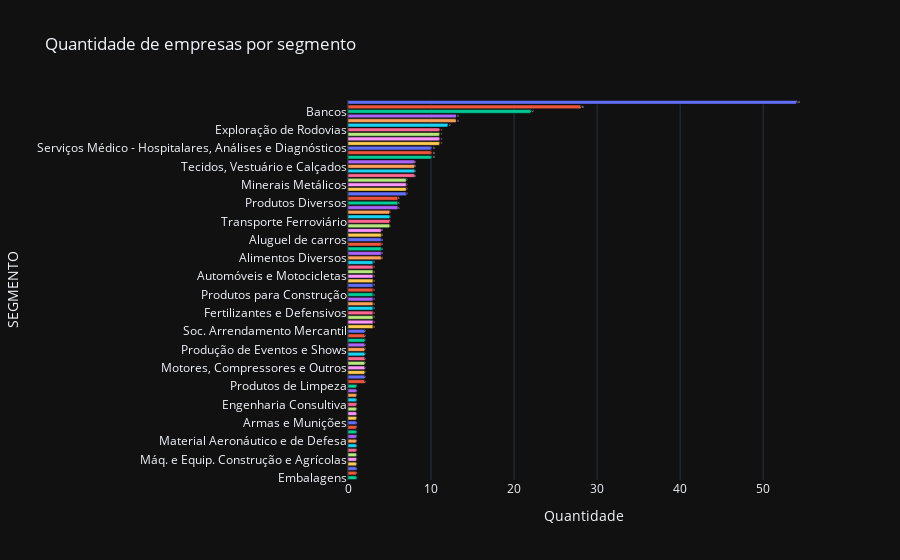

This figure's notebook cell:
### Markdown cell above
### Frequência

### Code cell
# Plot gráfico da frequência absoluta da variável
fig = px.bar(template="plotly_dark",
             title= 'Quantidade de empresas por segmento', 
             data_frame=f, 
             x='QTD', 
             y='SEGMENTO', 
             orientation='h',
             color='SEGMENTO',
             text_auto=True)
fig.update_traces(hovertemplate=None)
fig.update_layout(hovermode='y')
fig.update(layout_showlegend=False)
fig.update_xaxes(title_text='Quantidade')
fig.show()

### Figure 1 — Plotly figure (JSON) as saved in the notebook; plotly's stock layout.template omitted (floating-point values rounded to 4 significant figures)
{"data": [{"alignmentgroup": "True", "legendgroup": "Energia Elétrica", "marker": {"color": "#636efa", "pattern": {"shape": ""}}, "name": "Energia Elétrica", "offsetgroup": "Energia Elétrica", "orientation": "h", "showlegend": true, "textposition": "auto", "texttemplate": "%{x}", "type": "bar", "x": [54], "xaxis": "x", "y": ["Energia Elétrica"], "yaxis": "y"}, {"alignmentgroup": "True", "legendgroup": "Incorporações", "marker": {"color": "#EF553B", "pattern": {"shape": ""}}, "name": "Incorporações", "offsetgroup": "Incorporações", "orientation": "h", "showlegend": true, "textposition": "auto", "texttemplate": "%{x}", "type": "bar", "x": [28], "xaxis": "x", "y": ["Incorporações"], "yaxis": "y"}, {"alignmentgroup": "True", "legendgroup": "Bancos", "marker": {"color": "#00cc96", "pattern": {"shape": ""}}, "name": "Bancos", "offsetgroup": "Bancos", "orientation": "h", "showlegend": true, "textposition": "auto", "texttemplate": "%{x}", "type": "bar", "x": [22], "xaxis": "x", "y": ["Bancos"], "yaxis": "y"}, {"alignmentgroup": "True", "legendgroup": "Outros", "marker": {"color": "#ab63fa", "pattern": {"shape": ""}}, "name": "Outros", "offsetgroup": "Outros", "orientation": "h", "showlegend": true, "textposition": "auto", "texttemplate": "%{x}", "type": "bar", "x": [13], "xaxis": "x", "y": ["Outros"], "yaxis": "y"}, {"alignmentgroup": "True", "legendgroup": "Programas e Serviços", "marker": {"color": "#FFA15A", "pattern": {"shape": ""}}, "name": "Programas e Serviços", "offsetgroup": "Programas e Serviços", "orientation": "h", "showlegend": true, "textposition": "auto", "texttemplate": "%{x}", "type": "bar", "x": [13], "xaxis": "x", "y": ["Programas e Serviços"], "yaxis": "y"}, {"alignmentgroup": "True", "legendgroup": "Exploração de Imóveis", "marker": {"color": "#19d3f3", "pattern": {"shape": ""}}, "name": "Exploração de Imóveis", "offsetgroup": "Exploração de Imóveis", "orientation": "h", "showlegend": true, "textposition": "auto", "texttemplate": "%{x}", "type": "bar", "x": [12], "xaxis": "x", "y": ["Exploração de Imóveis"], "yaxis": "y"}, {"alignmentgroup": "True", "legendgroup": "Exploração de Rodovias", "marker": {"color": "#FF6692", "pattern": {"shape": ""}}, "name": "Exploração de Rodovias", "offsetgroup": "Exploração de Rodovias", "orientation": "h", "showlegend": true, "textposition": "auto", "texttemplate": "%{x}", "type": "bar", "x": [11], "xaxis": "x", "y": ["Exploração de Rodovias"], "yaxis": "y"}, {"alignmentgroup": "True", "legendgroup": "Agricultura", "marker": {"color": "#B6E880", "pattern": {"shape": ""}}, "name": "Agricultura", "offsetgroup": "Agricultura", "orientation": "h", "showlegend": true, "textposition": "auto", "texttemplate": "%{x}", "type": "bar", "x": [11], "xaxis": "x", "y": ["Agricultura"], "yaxis": "y"}, {"alignmentgroup": "True", "legendgroup": "Medicamentos e Outros Produtos", "marker": {"color": "#FF97FF", "pattern": {"shape": ""}}, "name": "Medicamentos e Outros Produtos", "offsetgroup": "Medicamentos e Outros Produtos", "orientation": "h", "showlegend": true, "textposition": "auto", "texttemplate": "%{x}", "type": "bar", "x": [11], "xaxis": "x", "y": ["Medicamentos e Outros Produtos"], "yaxis": "y"}, {"alignmentgroup": "True", "legendgroup": "Máq. e Equip. Industriais", "marker": {"color": "#FECB52", "pattern": {"shape": ""}}, "name": "Máq. e Equip. Industriais", "offsetgroup": "Máq. e Equip. Industriais", "orientation": "h", "showlegend": true, "textposition": "auto", "texttemplate": "%{x}", "type": "bar", "x": [11], "xaxis": "x", "y": ["Máq. e Equip. Industriais"], "yaxis": "y"}, {"alignmentgroup": "True", "legendgroup": "Serviços Médico - Hospitalares, Análises e Diagnósticos", "marker": {"color": "#636efa", "pattern": {"shape": ""}}, "name": "Serviços Médico - Hospitalares, Análises e Diagnósticos", "offsetgroup": "Serviços Médico - Hospitalares, Análises e Diagnósticos", "orientation": "h", "showlegend": true, "textposition": "auto", "texttemplate": "%{x}", "type": "bar", "x": [10], "xaxis": "x", "y": ["Serviços Médico - Hospitalares, Análises e Diagnósticos"], "yaxis": "y"}, {"alignmentgroup": "True", "legendgroup": "Fios e Tecidos", "marker": {"color": "#EF553B", "pattern": {"shape": ""}}, "name": "Fios e Tecidos", "offsetgroup": "Fios e Tecidos", "orientation": "h", "showlegend": true, "textposition": "auto", "texttemplate": "%{x}", "type": "bar", "x": [10], "xaxis": "x", "y": ["Fios e Tecidos"], "yaxis": "y"}, {"alignmentgroup": "True", "legendgroup": "Exploração, Refino e Distribuição", "marker": {"color": "#00cc96", "pattern": {"shape": ""}}, "name": "Exploração, Refino e Distribuição", "offsetgroup": "Exploração, Refino e Distribuição", "orientation": "h", "showlegend": true, "textposition": "auto", "texttemplate": "%{x}", "type": "bar", "x": [10], "xaxis": "x", "y": ["Exploração, Refino e Distribuição"], "yaxis": "y"}, {"alignmentgroup": "True", "legendgroup": "Serviços Diversos", "marker": {"color": "#ab63fa", "pattern": {"shape": ""}}, "name": "Serviços Diversos", "offsetgroup": "Serviços Diversos", "orientation": "h", "showlegend": true, "textposition": "auto", "texttemplate": "%{x}", "type": "bar", "x": [8], "xaxis": "x", "y": ["Serviços Diversos"], "yaxis": "y"}, {"alignmentgroup": "True", "legendgroup": "Tecidos, Vestuário e Calçados", "marker": {"color": "#FFA15A", "pattern": {"shape": ""}}, "name": "Tecidos, Vestuário e Calçados", "offsetgroup": "Tecidos, Vestuário e Calçados", "orientation": "h", "showlegend": true, "textposition": "auto", "texttemplate": "%{x}", "type": "bar", "x": [8], "xaxis": "x", "y": ["Tecidos, Vestuário e Calçados"], "yaxis": "y"}, {"alignmentgroup": "True", "legendgroup": "Telecomunicações", "marker": {"color": "#19d3f3", "pattern": {"shape": ""}}, "name": "Telecomunicações", "offsetgroup": "Telecomunicações", "orientation": "h", "showlegend": true, "textposition": "auto", "texttemplate": "%{x}", "type": "bar", "x": [8], "xaxis": "x", "y": ["Telecomunicações"], "yaxis": "y"}, {"alignmentgroup": "True", "legendgroup": "Água e Saneamento", "marker": {"color": "#FF6692", "pattern": {"shape": ""}}, "name": "Água e Saneamento", "offsetgroup": "Água e Saneamento", "orientation": "h", "showlegend": true, "textposition": "auto", "texttemplate": "%{x}", "type": "bar", "x": [8], "xaxis": "x", "y": ["Água e Saneamento"], "yaxis": "y"}, {"alignmentgroup": "True", "legendgroup": "Serviços Financeiros Diversos", "marker": {"color": "#B6E880", "pattern": {"shape": ""}}, "name": "Serviços Financeiros Diversos", "offsetgroup": "Serviços Financeiros Diversos", "orientation": "h", "showlegend": true, "textposition": "auto", "texttemplate": "%{x}", "type": "bar", "x": [7], "xaxis": "x", "y": ["Serviços Financeiros Diversos"], "yaxis": "y"}, {"alignmentgroup": "True", "legendgroup": "Minerais Metálicos", "marker": {"color": "#FF97FF", "pattern": {"shape": ""}}, "name": "Minerais Metálicos", "offsetgroup": "Minerais Metálicos", "orientation": "h", "showlegend": true, "textposition": "auto", "texttemplate": "%{x}", "type": "bar", "x": [7], "xaxis": "x", "y": ["Minerais Metálicos"], "yaxis": "y"}, {"alignmentgroup": "True", "legendgroup": "Serviços de Apoio e Armazenagem", "marker": {"color": "#FECB52", "pattern": {"shape": ""}}, "name": "Serviços de Apoio e Armazenagem", "offsetgroup": "Serviços de Apoio e Armazenagem", "orientation": "h", "showlegend": true, "textposition": "auto", "texttemplate": "%{x}", "type": "bar", "x": [7], "xaxis": "x", "y": ["Serviços de Apoio e Armazenagem"], "yaxis": "y"}, {"alignmentgroup": "True", "legendgroup": "Material Rodoviário", "marker": {"color": "#636efa", "pattern": {"shape": ""}}, "name": "Material Rodoviário", "offsetgroup": "Material Rodoviário", "orientation": "h", "showlegend": true, "textposition": "auto", "texttemplate": "%{x}", "type": "bar", "x": [7], "xaxis": "x", "y": ["Material Rodoviário"], "yaxis": "y"}, {"alignmentgroup": "True", "legendgroup": "Serviços Educacionais", "marker": {"color": "#EF553B", "pattern": {"shape": ""}}, "name": "Serviços Educacionais", "offsetgroup": "Serviços Educacionais", "orientation": "h", "showlegend": true, "textposition": "auto", "texttemplate": "%{x}", "type": "bar", "x": [6], "xaxis": "x", "y": ["Serviços Educacionais"], "yaxis": "y"}, {"alignmentgroup": "True", "legendgroup": "Produtos Diversos", "marker": {"color": "#00cc96", "pattern": {"shape": ""}}, "name": "Produtos Diversos", "offsetgroup": "Produtos Diversos", "orientation": "h", "showlegend": true, "textposition": "auto", "texttemplate": "%{x}", "type": "bar", "x": [6], "xaxis": "x", "y": ["Produtos Diversos"], "yaxis": "y"}, {"alignmentgroup": "True", "legendgroup": "Carnes e Derivados", "marker": {"color": "#ab63fa", "pattern": {"shape": ""}}, "name": "Carnes e Derivados", "offsetgroup": "Carnes e Derivados", "orientation": "h", "showlegend": true, "textposition": "auto", "texttemplate": "%{x}", "type": "bar", "x": [6], "xaxis": "x", "y": ["Carnes e Derivados"], "yaxis": "y"}, {"alignmentgroup": "True", "legendgroup": "Gestão de Recursos e Investimentos", "marker": {"color": "#FFA15A", "pattern": {"shape": ""}}, "name": "Gestão de Recursos e Investimentos", "offsetgroup": "Gestão de Recursos e Investimentos", "orientation": "h", "showlegend": true, "textposition": "auto", "texttemplate": "%{x}", "type": "bar", "x": [5], "xaxis": "x", "y": ["Gestão de Recursos e Investimentos"], "yaxis": "y"}, {"alignmentgroup": "True", "legendgroup": "Siderurgia", "marker": {"color": "#19d3f3", "pattern": {"shape": ""}}, "name": "Siderurgia", "offsetgroup": "Siderurgia", "orientation": "h", "showlegend": true, "textposition": "auto", "texttemplate": "%{x}", "type": "bar", "x": [5], "xaxis": "x", "y": ["Siderurgia"], "yaxis": "y"}, {"alignmentgroup": "True", "legendgroup": "Transporte Ferroviário", "marker": {"color": "#FF6692", "pattern": {"shape": ""}}, "name": "Transporte Ferroviário", "offsetgroup": "Transporte Ferroviário", "orientation": "h", "showlegend": true, "textposition": "auto", "texttemplate": "%{x}", "type": "bar", "x": [5], "xaxis": "x", "y": ["Transporte Ferroviário"], "yaxis": "y"}, {"alignmentgroup": "True", "legendgroup": "Alimentos", "marker": {"color": "#B6E880", "pattern": {"shape": ""}}, "name": "Alimentos", "offsetgroup": "Alimentos", "orientation": "h", "showlegend": true, "textposition": "auto", "texttemplate": "%{x}", "type": "bar", "x": [5], "xaxis": "x", "y": ["Alimentos"], "yaxis": "y"}, {"alignmentgroup": "True", "legendgroup": "Material de Transporte", "marker": {"color": "#FF97FF", "pattern": {"shape": ""}}, "name": "Material de Transporte", "offsetgroup": "Material de Transporte", "orientation": "h", "showlegend": true, "textposition": "auto", "texttemplate": "%{x}", "type": "bar", "x": [4], "xaxis": "x", "y": ["Material de Transporte"], "yaxis": "y"}, {"alignmentgroup": "True", "legendgroup": "Seguradoras", "marker": {"color": "#FECB52", "pattern": {"shape": ""}}, "name": "Seguradoras", "offsetgroup": "Seguradoras", "orientation": "h", "showlegend": true, "textposition": "auto", "texttemplate": "%{x}", "type": "bar", "x": [4], "xaxis": "x", "y": ["Seguradoras"], "yaxis": "y"}, {"alignmentgroup": "True", "legendgroup": "Aluguel de carros", "marker": {"color": "#636efa", "pattern": {"shape": ""}}, "name": "Aluguel de carros", "offsetgroup": "Aluguel de carros", "orientation": "h", "showlegend": true, "textposition": "auto", "texttemplate": "%{x}", "type": "bar", "x": [4], "xaxis": "x", "y": ["Aluguel de carros"], "yaxis": "y"}, {"alignmentgroup": "True", "legendgroup": "Calçados", "marker": {"color": "#EF553B", "pattern": {"shape": ""}}, "name": "Calçados", "offsetgroup": "Calçados", "orientation": "h", "showlegend": true, "textposition": "auto", "texttemplate": "%{x}", "type": "bar", "x": [4], "xaxis": "x", "y": ["Calçados"], "yaxis": "y"}, {"alignmentgroup": "True", "legendgroup": "Papel e Celulose", "marker": {"color": "#00cc96", "pattern": {"shape": ""}}, "name": "Papel e Celulose", "offsetgroup": "Papel e Celulose", "orientation": "h", "showlegend": true, "textposition": "auto", "texttemplate": "%{x}", "type": "bar", "x": [4], "xaxis": "x", "y": ["Papel e Celulose"], "yaxis": "y"}, {"alignmentgroup": "True", "legendgroup": "Eletrodomésticos", "marker": {"color": "#ab63fa", "pattern": {"shape": ""}}, "name": "Eletrodomésticos", "offsetgroup": "Eletrodomésticos", "orientation": "h", "showlegend": true, "textposition": "auto", "texttemplate": "%{x}", "type": "bar", "x": [4], "xaxis": "x", "y": ["Eletrodomésticos"], "yaxis": "y"}, {"alignmentgroup": "True", "legendgroup": "Alimentos Diversos", "marker": {"color": "#FFA15A", "pattern": {"shape": ""}}, "name": "Alimentos Diversos", "offsetgroup": "Alimentos Diversos", "orientation": "h", "showlegend": true, "textposition": "auto", "texttemplate": "%{x}", "type": "bar", "x": [4], "xaxis": "x", "y": ["Alimentos Diversos"], "yaxis": "y"}, {"alignmentgroup": "True", "legendgroup": "Móveis", "marker": {"color": "#19d3f3", "pattern": {"shape": ""}}, "name": "Móveis", "offsetgroup": "Móveis", "orientation": "h", "showlegend": true, "textposition": "auto", "texttemplate": "%{x}", "type": "bar", "x": [3], "xaxis": "x", "y": ["Móveis"], "yaxis": "y"}, {"alignmentgroup": "True", "legendgroup": "Açucar e Alcool", "marker": {"color": "#FF6692", "pattern": {"shape": ""}}, "name": "Açucar e Alcool", "offsetgroup": "Açucar e Alcool", "orientation": "h", "showlegend": true, "textposition": "auto", "texttemplate": "%{x}", "type": "bar", "x": [3], "xaxis": "x", "y": ["Açucar e Alcool"], "yaxis": "y"}, {"alignmentgroup": "True", "legendgroup": "Securitizadoras de Recebíveis", "marker": {"color": "#B6E880", "pattern": {"shape": ""}}, "name": "Securitizadoras de Recebíveis", "offsetgroup": "Securitizadoras de Recebíveis", "orientation": "h", "showlegend": true, "textposition": "auto", "texttemplate": "%{x}", "type": "bar", "x": [3], "xaxis": "x", "y": ["Securitizadoras de Recebíveis"], "yaxis": "y"}, {"alignmentgroup": "True", "legendgroup": "Automóveis e Motocicletas", "marker": {"color": "#FF97FF", "pattern": {"shape": ""}}, "name": "Automóveis e Motocicletas", "offsetgroup": "Automóveis e Motocicletas", "orientation": "h", "showlegend": true, "textposition": "auto", "texttemplate": "%{x}", "type": "bar", "x": [3], "xaxis": "x", "y": ["Automóveis e Motocicletas"], "yaxis": "y"}, {"alignmentgroup": "True", "legendgroup": "Outros Títulos", "marker": {"color": "#FECB52", "pattern": {"shape": ""}}, "name": "Outros Títulos", "offsetgroup": "Outros Títulos", "orientation": "h", "showlegend": true, "textposition": "auto", "texttemplate": "%{x}", "type": "bar", "x": [3], "xaxis": "x", "y": ["Outros Títulos"], "yaxis": "y"}, {"alignmentgroup": "True", "legendgroup": "Acessórios", "marker": {"color": "#636efa", "pattern": {"shape": ""}}, "name": "Acessórios", "offsetgroup": "Acessórios", "orientation": "h", "showlegend": true, "textposition": "auto", "texttemplate": "%{x}", "type": "bar", "x": [3], "xaxis": "x", "y": ["Acessórios"], "yaxis": "y"}, {"alignmentgroup": "True", "legendgroup": "Artefatos de Ferro e Aço", "marker": {"color": "#EF553B", "pattern": {"shape": ""}}, "name": "Artefatos de Ferro e Aço", "offsetgroup": "Artefatos de Ferro e Aço", "orientation": "h", "showlegend": true, "textposition": "auto", "texttemplate": "%{x}", "type": "bar", "x": [3], "xaxis": "x", "y": ["Artefatos de Ferro e Aço"], "yaxis": "y"}, {"alignmentgroup": "True", "legendgroup": "Produtos para Construção", "marker": {"color": "#00cc96", "pattern": {"shape": ""}}, "name": "Produtos para Construção", "offsetgroup": "Produtos para Construção", "orientation": "h", "showlegend": true, "textposition": "auto", "texttemplate": "%{x}", "type": "bar", "x": [3], "xaxis": "x", "y": ["Produtos para Construção"], "yaxis": "y"}, {"alignmentgroup": "True", "legendgroup": "Soc. Crédito e Financiamento", "marker": {"color": "#ab63fa", "pattern": {"shape": ""}}, "name": "Soc. Crédito e Financiamento", "offsetgroup": "Soc. Crédito e Financiamento", "orientation": "h", "showlegend": true, "textposition": "auto", "texttemplate": "%{x}", "type": "bar", "x": [3], "xaxis": "x", "y": ["Soc. Crédito e Financiamento"], "yaxis": "y"}, {"alignmentgroup": "True", "legendgroup": "Holdings Diversificadas", "marker": {"color": "#FFA15A", "pattern": {"shape": ""}}, "name": "Holdings Diversificadas", "offsetgroup": "Holdings Diversificadas", "orientation": "h", "showlegend": true, "textposition": "auto", "texttemplate": "%{x}", "type": "bar", "x": [3], "xaxis": "x", "y": ["Holdings Diversificadas"], "yaxis": "y"}, {"alignmentgroup": "True", "legendgroup": "Gás", "marker": {"color": "#19d3f3", "pattern": {"shape": ""}}, "name": "Gás", "offsetgroup": "Gás", "orientation": "h", "showlegend": true, "textposition": "auto", "texttemplate": "%{x}", "type": "bar", "x": [3], "xaxis": "x", "y": ["Gás"], "yaxis": "y"}, {"alignmentgroup": "True", "legendgroup": "Fertilizantes e Defensivos", "marker": {"color": "#FF6692", "pattern": {"shape": ""}}, "name": "Fertilizantes e Defensivos", "offsetgroup": "Fertilizantes e Defensivos", "orientation": "h", "showlegend": true, "textposition": "auto", "texttemplate": "%{x}", "type": "bar", "x": [3], "xaxis": "x", "y": ["Fertilizantes e Defensivos"], "yaxis": "y"}, {"alignmentgroup": "True", "legendgroup": "Computadores e Equipamentos", "marker": {"color": "#B6E880", "pattern": {"shape": ""}}, "name": "Computadores e Equipamentos", "offsetgroup": "Computadores e Equipamentos", "orientation": "h", "showlegend": true, "textposition": "auto", "texttemplate": "%{x}", "type": "bar", "x": [3], "xaxis": "x", "y": ["Computadores e Equipamentos"], "yaxis": "y"}, {"alignmentgroup": "True", "legendgroup": "Equipamentos e Serviços", "marker": {"color": "#FF97FF", "pattern": {"shape": ""}}, "name": "Equipamentos e Serviços", "offsetgroup": "Equipamentos e Serviços", "orientation": "h", "showlegend": true, "textposition": "auto", "texttemplate": "%{x}", "type": "bar", "x": [3], "xaxis": "x", "y": ["Equipamentos e Serviços"], "yaxis": "y"}, {"alignmentgroup": "True", "legendgroup": "Transporte Hidroviário", "marker": {"color": "#FECB52", "pattern": {"shape": ""}}, "name": "Transporte Hidroviário", "offsetgroup": "Transporte Hidroviário", "orientation": "h", "showlegend": true, "textposition": "auto", "texttemplate": "%{x}", "type": "bar", "x": [3], "xaxis": "x", "y": ["Transporte Hidroviário"], "yaxis": "y"}, {"alignmentgroup": "True", "legendgroup": "Soc. Arrendamento Mercantil", "marker": {"color": "#636efa", "pattern": {"shape": ""}}, "name": "Soc. Arrendamento Mercantil", "offsetgroup": "Soc. Arrendamento Mercantil", "orientation": "h", "showlegend": true, "textposition": "auto", "texttemplate": "%{x}", "type": "bar", "x": [2], "xaxis": "x", "y": ["Soc. Arrendamento Mercantil"], "yaxis": "y"}, {"alignmentgroup": "True", "legendgroup": "Restaurante e Similares", "marker": {"color": "#EF553B", "pattern": {"shape": ""}}, "name": "Restaurante e Similares", "offsetgroup": "Restaurante e Similares", "orientation": "h", "showlegend": true, "textposition": "auto", "texttemplate": "%{x}", "type": "bar", "x": [2], "xaxis": "x", "y": ["Restaurante e Similares"], "yaxis": "y"}, {"alignmentgroup": "True", "legendgroup": "Químicos Diversos", "marker": {"color": "#00cc96", "pattern": {"shape": ""}}, "name": "Químicos Diversos", "offsetgroup": "Químicos Diversos", "orientation": "h", "showlegend": true, "textposition": "auto", "texttemplate": "%{x}", "type": "bar", "x": [2], "xaxis": "x", "y": ["Químicos Diversos"], "yaxis": "y"}, {"alignmentgroup": "True", "legendgroup": "Transporte Rodoviário", "marker": {"color": "#ab63fa", "pattern": {"shape": ""}}, "name": "Transporte Rodoviário", "offsetgroup": "Transporte Rodoviário", "orientation": "h", "showlegend": true, "textposition": "auto", "texttemplate": "%{x}", "type": "bar", "x": [2], "xaxis": "x", "y": ["Transporte Rodoviário"], "yaxis": "y"}, {"alignmentgroup": "True", "legendgroup": "Produção de Eventos e Shows", "marker": {"color": "#FFA15A", "pattern": {"shape": ""}}, "name": "Produção de Eventos e Shows", "offsetgroup": "Produção de Eventos e Shows", "orientation": "h", "showlegend": true, "textposition": "auto", "texttemplate": "%{x}", "type": "bar", "x": [2], "xaxis": "x", "y": ["Produção de Eventos e Shows"], "yaxis": "y"}, {"alignmentgroup": "True", "legendgroup": "Petroquímicos", "marker": {"color": "#19d3f3", "pattern": {"shape": ""}}, "name": "Petroquímicos", "offsetgroup": "Petroquímicos", "orientation": "h", "showlegend": true, "textposition": "auto", "texttemplate": "%{x}", "type": "bar", "x": [2], "xaxis": "x", "y": ["Petroquímicos"], "yaxis": "y"}, {"alignmentgroup": "True", "legendgroup": "Madeira", "marker": {"color": "#FF6692", "pattern": {"shape": ""}}, "name": "Madeira", "offsetgroup": "Madeira", "orientation": "h", "showlegend": true, "textposition": "auto", "texttemplate": "%{x}", "type": "bar", "x": [2], "xaxis": "x", "y": ["Madeira"], "yaxis": "y"}, {"alignmentgroup": "True", "legendgroup": "Equipamentos", "marker": {"color": "#B6E880", "pattern": {"shape": ""}}, "name": "Equipamentos", "offsetgroup": "Equipamentos", "orientation": "h", "showlegend": true, "textposition": "auto", "texttemplate": "%{x}", "type": "bar", "x": [2], "xaxis": "x", "y": ["Equipamentos"], "yaxis": "y"}, {"alignmentgroup": "True", "legendgroup": "Motores, Compressores e Outros", "marker": {"color": "#FF97FF", "pattern": {"shape": ""}}, "name": "Motores, Compressores e Outros", "offsetgroup": "Motores, Compressores e Outros", "orientation": "h", "showlegend": true, "textposition": "auto", "texttemplate": "%{x}", "type": "bar", "x": [2], "xaxis": "x", "y": ["Motores, Compressores e Outros"], "yaxis": "y"}, {"alignmentgroup": "True", "legendgroup": "Corretoras de Seguros e Resseguros", "marker": {"color": "#FECB52", "pattern": {"shape": ""}}, "name": "Corretoras de Seguros e Resseguros", "offsetgroup": "Corretoras de Seguros e Resseguros", "orientation": "h", "showlegend": true, "textposition": "auto", "texttemplate": "%{x}", "type": "bar", "x": [2], "xaxis": "x", "y": ["Corretoras de Seguros e Resseguros"], "yaxis": "y"}, {"alignmentgroup": "True", "legendgroup": "Intermediação Imobiliária", "marker": {"color": "#636efa", "pattern": {"shape": ""}}, "name": "Intermediação Imobiliária", "offsetgroup": "Intermediação Imobiliária", "orientation": "h", "showlegend": true, "textposition": "auto", "texttemplate": "%{x}", "type": "bar", "x": [2], "xaxis": "x", "y": ["Intermediação Imobiliária"], "yaxis": "y"}, {"alignmentgroup": "True", "legendgroup": "Linhas Aéreas de Passageiros", "marker": {"color": "#EF553B", "pattern": {"shape": ""}}, "name": "Linhas Aéreas de Passageiros", "offsetgroup": "Linhas Aéreas de Passageiros", "orientation": "h", "showlegend": true, "textposition": "auto", "texttemplate": "%{x}", "type": "bar", "x": [2], "xaxis": "x", "y": ["Linhas Aéreas de Passageiros"], "yaxis": "y"}, {"alignmentgroup": "True", "legendgroup": "Produtos de Limpeza", "marker": {"color": "#00cc96", "pattern": {"shape": ""}}, "name": "Produtos de Limpeza", "offsetgroup": "Produtos de Limpeza", "orientation": "h", "showlegend": true, "textposition": "auto", "texttemplate": "%{x}", "type": "bar", "x": [1], "xaxis": "x", "y": ["Produtos de Limpeza"], "yaxis": "y"}, {"alignmentgroup": "True", "legendgroup": "Viagens e Turismo", "marker": {"color": "#ab63fa", "pattern": {"shape": ""}}, "name": "Viagens e Turismo", "offsetgroup": "Viagens e Turismo", "orientation": "h", "showlegend": true, "textposition": "auto", "texttemplate": "%{x}", "type": "bar", "x": [1], "xaxis": "x", "y": ["Viagens e Turismo"], "yaxis": "y"}, {"alignmentgroup": "True", "legendgroup": "Vestuário", "marker": {"color": "#FFA15A", "pattern": {"shape": ""}}, "name": "Vestuário", "offsetgroup": "Vestuário", "orientation": "h", "showlegend": true, "textposition": "auto", "texttemplate": "%{x}", "type": "bar", "x": [1], "xaxis": "x", "y": ["Vestuário"], "yaxis": "y"}, {"alignmentgroup": "True", "legendgroup": "Utensílios Domésticos", "marker": {"color": "#19d3f3", "pattern": {"shape": ""}}, "name": "Utensílios Domésticos", "offsetgroup": "Utensílios Domésticos", "orientation": "h", "showlegend": true, "textposition": "auto", "texttemplate": "%{x}", "type": "bar", "x": [1], "xaxis": "x", "y": ["Utensílios Domésticos"], "yaxis": "y"}, {"alignmentgroup": "True", "legendgroup": "Engenharia Consultiva", "marker": {"color": "#FF6692", "pattern": {"shape": ""}}, "name": "Engenharia Consultiva", "offsetgroup": "Engenharia Consultiva", "orientation": "h", "showlegend": true, "textposition": "auto", "texttemplate": "%{x}", "type": "bar", "x": [1], "xaxis": "x", "y": ["Engenharia Consultiva"], "yaxis": "y"}, {"alignmentgroup": "True", "legendgroup": "Construção Pesada", "marker": {"color": "#B6E880", "pattern": {"shape": ""}}, "name": "Construção Pesada", "offsetgroup": "Construção Pesada", "orientation": "h", "showlegend": true, "textposition": "auto", "texttemplate": "%{x}", "type": "bar", "x": [1], "xaxis": "x", "y": ["Construção Pesada"], "yaxis": "y"}, {"alignmentgroup": "True", "legendgroup": "Cervejas e Refrigerantes", "marker": {"color": "#FF97FF", "pattern": {"shape": ""}}, "name": "Cervejas e Refrigerantes", "offsetgroup": "Cervejas e Refrigerantes", "orientation": "h", "showlegend": true, "textposition": "auto", "texttemplate": "%{x}", "type": "bar", "x": [1], "xaxis": "x", "y": ["Cervejas e Refrigerantes"], "yaxis": "y"}, {"alignmentgroup": "True", "legendgroup": "Hotelaria", "marker": {"color": "#FECB52", "pattern": {"shape": ""}}, "name": "Hotelaria", "offsetgroup": "Hotelaria", "orientation": "h", "showlegend": true, "textposition": "auto", "texttemplate": "%{x}", "type": "bar", "x": [1], "xaxis": "x", "y": ["Hotelaria"], "yaxis": "y"}, {"alignmentgroup": "True", "legendgroup": "Armas e Munições", "marker": {"color": "#636efa", "pattern": {"shape": ""}}, "name": "Armas e Munições", "offsetgroup": "Armas e Munições", "orientation": "h", "showlegend": true, "textposition": "auto", "texttemplate": "%{x}", "type": "bar", "x": [1], "xaxis": "x", "y": ["Armas e Munições"], "yaxis": "y"}, {"alignmentgroup": "True", "legendgroup": "Produtos de Cuidado Pessoal", "marker": {"color": "#EF553B", "pattern": {"shape": ""}}, "name": "Produtos de Cuidado Pessoal", "offsetgroup": "Produtos de Cuidado Pessoal", "orientation": "h", "showlegend": true, "textposition": "auto", "texttemplate": "%{x}", "type": "bar", "x": [1], "xaxis": "x", "y": ["Produtos de Cuidado Pessoal"], "yaxis": "y"}, {"alignmentgroup": "True", "legendgroup": "Artefatos de Cobre", "marker": {"color": "#00cc96", "pattern": {"shape": ""}}, "name": "Artefatos de Cobre", "offsetgroup": "Artefatos de Cobre", "orientation": "h", "showlegend": true, "textposition": "auto", "texttemplate": "%{x}", "type": "bar", "x": [1], "xaxis": "x", "y": ["Artefatos de Cobre"], "yaxis": "y"}, {"alignmentgroup": "True", "legendgroup": "Materiais Diversos", "marker": {"color": "#ab63fa", "pattern": {"shape": ""}}, "name": "Materiais Diversos", "offsetgroup": "Materiais Diversos", "orientation": "h", "showlegend": true, "textposition": "auto", "texttemplate": "%{x}", "type": "bar", "x": [1], "xaxis": "x", "y": ["Materiais Diversos"], "yaxis": "y"}, {"alignmentgroup": "True", "legendgroup": "Material Aeronáutico e de Defesa", "marker": {"color": "#FFA15A", "pattern": {"shape": ""}}, "name": "Material Aeronáutico e de Defesa", "offsetgroup": "Material Aeronáutico e de Defesa", "orientation": "h", "showlegend": true, "textposition": "auto", "texttemplate": "%{x}", "type": "bar", "x": [1], "xaxis": "x", "y": ["Material Aeronáutico e de Defesa"], "yaxis": "y"}, {"alignmentgroup": "True", "legendgroup": "Brinquedos e Jogos", "marker": {"color": "#19d3f3", "pattern": {"shape": ""}}, "name": "Brinquedos e Jogos", "offsetgroup": "Brinquedos e Jogos", "orientation": "h", "showlegend": true, "textposition": "auto", "texttemplate": "%{x}", "type": "bar", "x": [1], "xaxis": "x", "y": ["Brinquedos e Jogos"], "yaxis": "y"}, {"alignmentgroup": "True", "legendgroup": "Bicicletas", "marker": {"color": "#FF6692", "pattern": {"shape": ""}}, "name": "Bicicletas", "offsetgroup": "Bicicletas", "orientation": "h", "showlegend": true, "textposition": "auto", "texttemplate": "%{x}", "type": "bar", "x": [1], "xaxis": "x", "y": ["Bicicletas"], "yaxis": "y"}, {"alignmentgroup": "True", "legendgroup": "Resseguradoras", "marker": {"color": "#B6E880", "pattern": {"shape": ""}}, "name": "Resseguradoras", "offsetgroup": "Resseguradoras", "orientation": "h", "showlegend": true, "textposition": "auto", "texttemplate": "%{x}", "type": "bar", "x": [1], "xaxis": "x", "y": ["Resseguradoras"], "yaxis": "y"}, {"alignmentgroup": "True", "legendgroup": "Máq. e Equip. Construção e Agrícolas", "marker": {"color": "#FF97FF", "pattern": {"shape": ""}}, "name": "Máq. e Equip. Construção e Agrícolas", "offsetgroup": "Máq. e Equip. Construção e Agrícolas", "orientation": "h", "showlegend": true, "textposition": "auto", "texttemplate": "%{x}", "type": "bar", "x": [1], "xaxis": "x", "y": ["Máq. e Equip. Construção e Agrícolas"], "yaxis": "y"}, {"alignmentgroup": "True", "legendgroup": "Publicidade e Propaganda", "marker": {"color": "#FECB52", "pattern": {"shape": ""}}, "name": "Publicidade e Propaganda", "offsetgroup": "Publicidade e Propaganda", "orientation": "h", "showlegend": true, "textposition": "auto", "texttemplate": "%{x}", "type": "bar", "x": [1], "xaxis": "x", "y": ["Publicidade e Propaganda"], "yaxis": "y"}, {"alignmentgroup": "True", "legendgroup": "Atividades Esportivas", "marker": {"color": "#636efa", "pattern": {"shape": ""}}, "name": "Atividades Esportivas", "offsetgroup": "Atividades Esportivas", "orientation": "h", "showlegend": true, "textposition": "auto", "texttemplate": "%{x}", "type": "bar", "x": [1], "xaxis": "x", "y": ["Atividades Esportivas"], "yaxis": "y"}, {"alignmentgroup": "True", "legendgroup": "Programas de Fidelização", "marker": {"color": "#EF553B", "pattern": {"shape": ""}}, "name": "Programas de Fidelização", "offsetgroup": "Programas de Fidelização", "orientation": "h", "showlegend": true, "textposition": "auto", "texttemplate": "%{x}", "type": "bar", "x": [1], "xaxis": "x", "y": ["Programas de Fidelização"], "yaxis": "y"}, {"alignmentgroup": "True", "legendgroup": "Embalagens", "marker": {"color": "#00cc96", "pattern": {"shape": ""}}, "name": "Embalagens", "offsetgroup": "Embalagens", "orientation": "h", "showlegend": true, "textposition": "auto", "texttemplate": "%{x}", "type": "bar", "x": [1], "xaxis": "x", "y": ["Embalagens"], "yaxis": "y"}], "layout": {"barmode": "relative", "hovermode": "y", "legend": {"title": {"text": "SEGMENTO"}, "tracegroupgap": 0}, "showlegend": false, "title": {"text": "Quantidade de empresas por segmento"}, "xaxis": {"anchor": "y", "domain": [0, 1], "title": {"text": "Quantidade"}}, "yaxis": {"anchor": "x", "categoryarray": ["Embalagens", "Programas de Fidelização", "Atividades Esportivas", "Publicidade e Propaganda", "Máq. e Equip. Construção e Agrícolas", "Resseguradoras", "Bicicletas", "Brinquedos e Jogos", "Material Aeronáutico e de Defesa", "Materiais Diversos", "Artefatos de Cobre", "Produtos de Cuidado Pessoal", "Armas e Munições", "Hotelaria", "Cervejas e Refrigerantes", "Construção Pesada", "Engenharia Consultiva", "Utensílios Domésticos", "Vestuário", "Viagens e Turismo", "Produtos de Limpeza", "Linhas Aéreas de Passageiros", "Intermediação Imobiliária", "Corretoras de Seguros e Resseguros", "Motores, Compressores e Outros", "Equipamentos", "Madeira", "Petroquímicos", "Produção de Eventos e Shows", "Transporte Rodoviário", "Químicos Diversos", "Restaurante e Similares", "Soc. Arrendamento Mercantil", "Transporte Hidroviário", "Equipamentos e Serviços", "Computadores e Equipamentos", "Fertilizantes e Defensivos", "Gás", "Holdings Diversificadas", "Soc. Crédito e Financiamento", "Produtos para Construção", "Artefatos de Ferro e Aço", "Acessórios", "Outros Títulos", "Automóveis e Motocicletas", "Securitizadoras de Recebíveis", "Açucar e Alcool", "Móveis", "Alimentos Diversos", "Eletrodomésticos", "Papel e Celulose", "Calçados", "Aluguel de carros", "Seguradoras", "Material de Transporte", "Alimentos", "Transporte Ferroviário", "Siderurgia", "Gestão de Recursos e Investimentos", "Carnes e Derivados", "Produtos Diversos", "Serviços Educacionais", "Material Rodoviário", "Serviços de Apoio e Armazenagem", "Minerais Metálicos", "Serviços Financeiros Diversos", "Água e Saneamento", "Telecomunicações", "Tecidos, Vestuário e Calçados", "Serviços Diversos", "Exploração, Refino e Distribuição", "Fios e Tecidos", "Serviços Médico - Hospitalares, Análises e Diagnósticos", "Máq. e Equip. Industriais", "Medicamentos e Outros Produtos", "Agricultura", "Exploração de Rodovias", "Exploração de Imóveis", "Programas e Serviços", "Outros", "Bancos", "Incorporações", "Energia Elétrica"], "categoryorder": "array", "domain": [0, 1], "title": {"text": "SEGMENTO"}}}}
